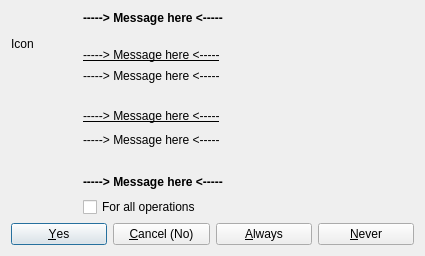
<ui version="4.0" >
 <class>dlgWndAskAccess</class>
 <widget class="QDialog" name="dlgWndAskAccess" >
  <property name="geometry" >
   <rect>
    <x>0</x>
    <y>0</y>
    <width>425</width>
    <height>256</height>
   </rect>
  </property>
  <property name="windowTitle" >
   <string>dlgWndModal</string>
  </property>
  <property name="modal" >
   <bool>true</bool>
  </property>
  <layout class="QGridLayout" >
   <item rowspan="4" row="0" column="0" >
    <widget class="QLabel" name="lblIcon" >
     <property name="sizePolicy" >
      <sizepolicy vsizetype="Preferred" hsizetype="Preferred" >
       <horstretch>1</horstretch>
       <verstretch>0</verstretch>
      </sizepolicy>
     </property>
     <property name="text" >
      <string>Icon</string>
     </property>
    </widget>
   </item>
   <item row="0" column="1" >
    <widget class="QLabel" name="lblMessage_1" >
     <property name="sizePolicy" >
      <sizepolicy vsizetype="Expanding" hsizetype="Expanding" >
       <horstretch>5</horstretch>
       <verstretch>0</verstretch>
      </sizepolicy>
     </property>
     <property name="font" >
      <font>
       <weight>75</weight>
       <bold>true</bold>
      </font>
     </property>
     <property name="text" >
      <string>-----> Message here &lt;-----</string>
     </property>
    </widget>
   </item>
   <item row="1" column="1" >
    <spacer>
     <property name="orientation" >
      <enum>Qt::Vertical</enum>
     </property>
     <property name="sizeHint" >
      <size>
       <width>20</width>
       <height>16</height>
      </size>
     </property>
    </spacer>
   </item>
   <item row="2" column="1" >
    <widget class="QLabel" name="lblMessage_2" >
     <property name="sizePolicy" >
      <sizepolicy vsizetype="Expanding" hsizetype="Expanding" >
       <horstretch>5</horstretch>
       <verstretch>0</verstretch>
      </sizepolicy>
     </property>
     <property name="font" >
      <font>
       <underline>true</underline>
      </font>
     </property>
     <property name="text" >
      <string>-----> Message here &lt;-----</string>
     </property>
    </widget>
   </item>
   <item rowspan="2" row="3" column="1" >
    <widget class="QLabel" name="lblMessage_3" >
     <property name="sizePolicy" >
      <sizepolicy vsizetype="Expanding" hsizetype="Expanding" >
       <horstretch>5</horstretch>
       <verstretch>0</verstretch>
      </sizepolicy>
     </property>
     <property name="text" >
      <string>-----> Message here &lt;-----</string>
     </property>
    </widget>
   </item>
   <item rowspan="7" row="4" column="0" >
    <spacer>
     <property name="orientation" >
      <enum>Qt::Vertical</enum>
     </property>
     <property name="sizeHint" >
      <size>
       <width>20</width>
       <height>141</height>
      </size>
     </property>
    </spacer>
   </item>
   <item row="5" column="1" >
    <spacer>
     <property name="orientation" >
      <enum>Qt::Vertical</enum>
     </property>
     <property name="sizeHint" >
      <size>
       <width>20</width>
       <height>16</height>
      </size>
     </property>
    </spacer>
   </item>
   <item row="6" column="1" >
    <widget class="QLabel" name="lblMessage_4" >
     <property name="sizePolicy" >
      <sizepolicy vsizetype="Expanding" hsizetype="Expanding" >
       <horstretch>5</horstretch>
       <verstretch>0</verstretch>
      </sizepolicy>
     </property>
     <property name="font" >
      <font>
       <underline>true</underline>
      </font>
     </property>
     <property name="text" >
      <string>-----> Message here &lt;-----</string>
     </property>
    </widget>
   </item>
   <item row="7" column="1" >
    <widget class="QLabel" name="lblMessage_5" >
     <property name="sizePolicy" >
      <sizepolicy vsizetype="Expanding" hsizetype="Expanding" >
       <horstretch>5</horstretch>
       <verstretch>0</verstretch>
      </sizepolicy>
     </property>
     <property name="text" >
      <string>-----> Message here &lt;-----</string>
     </property>
    </widget>
   </item>
   <item row="8" column="1" >
    <spacer>
     <property name="orientation" >
      <enum>Qt::Vertical</enum>
     </property>
     <property name="sizeHint" >
      <size>
       <width>20</width>
       <height>16</height>
      </size>
     </property>
    </spacer>
   </item>
   <item row="9" column="1" >
    <widget class="QLabel" name="lblMessage_6" >
     <property name="sizePolicy" >
      <sizepolicy vsizetype="Expanding" hsizetype="Expanding" >
       <horstretch>5</horstretch>
       <verstretch>0</verstretch>
      </sizepolicy>
     </property>
     <property name="font" >
      <font>
       <weight>75</weight>
       <bold>true</bold>
      </font>
     </property>
     <property name="text" >
      <string>-----> Message here &lt;-----</string>
     </property>
    </widget>
   </item>
   <item row="10" column="1" >
    <widget class="QCheckBox" name="chkForAll" >
     <property name="text" >
      <string>For all operations</string>
     </property>
    </widget>
   </item>
   <item row="11" column="0" colspan="2" >
    <layout class="QHBoxLayout" >
     <item>
      <widget class="QPushButton" name="btnYes" >
       <property name="text" >
        <string>&amp;Yes</string>
       </property>
      </widget>
     </item>
     <item>
      <widget class="QPushButton" name="btnNo" >
       <property name="text" >
        <string>&amp;Cancel (No)</string>
       </property>
      </widget>
     </item>
     <item>
      <widget class="QPushButton" name="btnAlways" >
       <property name="text" >
        <string>&amp;Always</string>
       </property>
      </widget>
     </item>
     <item>
      <widget class="QPushButton" name="btnNever" >
       <property name="text" >
        <string>&amp;Never</string>
       </property>
      </widget>
     </item>
    </layout>
   </item>
  </layout>
 </widget>
 <layoutdefault spacing="6" margin="11" />
 <resources/>
 <connections/>
</ui>
